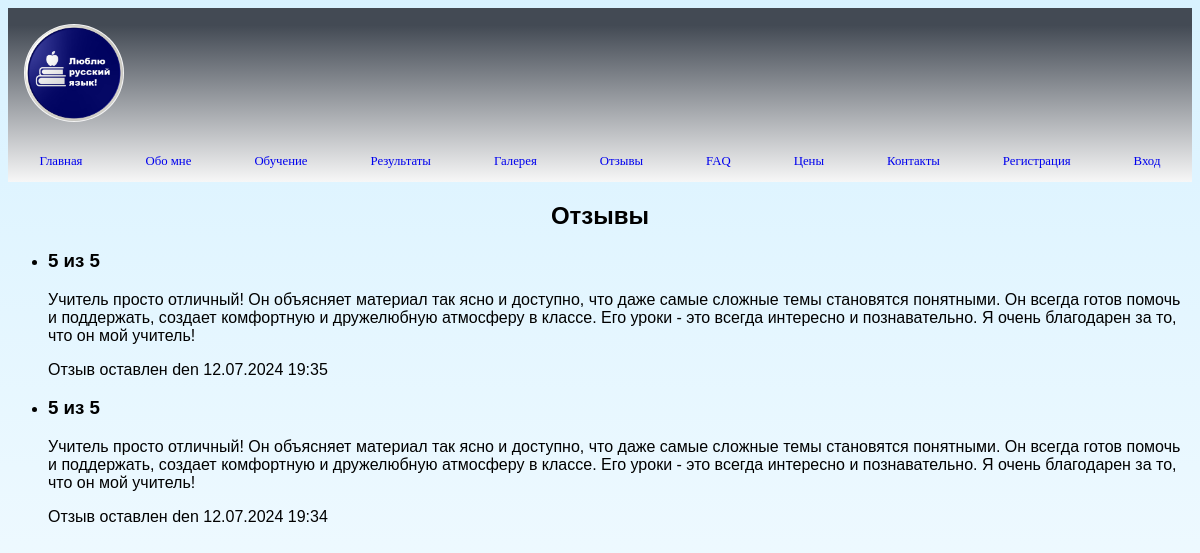
/review/, run on the app's committed database.
### site_anna/models.py (models this page shows, shortened)
class Review(models.Model):
    text = models.TextField(verbose_name="Текст отзыва")
    rating = models.IntegerField(
        verbose_name="Оценка",
        choices=[
            (1, "1"),
            (2, "2"),
            (3, "3"),
            (4, "4"),
            (5, "5"),
        ],
    )
    created_at = models.DateTimeField(auto_now_add=True, verbose_name="Дата создания")
    updated_at = models.DateTimeField(auto_now=True, verbose_name="Дата обновления")
    user = models.ForeignKey(
        "User", on_delete=models.CASCADE, verbose_name="Ползователь", unique=False
    )
    class Meta:
        verbose_name = "Отзыв"
        verbose_name_plural = "Отзывы"
        ordering = ["-created_at"]

class User(AbstractUser):
    email_validator = EmailValidator()
    phone_number = models.CharField(max_length=12, blank=True)
    email = models.EmailField(
        _("email address"),
        unique=False,
        blank=False,
        null=False,
        validators=[email_validator],
    )
    on_the_list = models.BooleanField(default=False)

### site_anna/views.py (the view)
# urls.py: path("review/", review, name="review"),
def review(request):
    if request.method == "POST":
        form = ReviewForm(request.POST)
        if form.is_valid():
            review = form.save(commit=False)
            review.user = request.user
            review.save()
            return redirect("review")  # or whatever URL you want to redirect to
    else:
        form = ReviewForm()
        reviews = Review.objects.all()
        context = {"reviews": reviews, "form": form}
    return render(request, "review.html", context)

### site_anna/templates/review.html (shortened to what this page needs)
{% extends 'main.html' %}
{% block content %}
  <h2>Отзывы</h2>
  {% if reviews %}
    <ul>
      {% for review in reviews %}
        <li>
          <h3>{{ review.rating }} из 5</h3>
          <p>{{ review.text }}</p>
          <p>Отзыв оставлен {{ review.user.username }} {{ review.created_at|date:'d.m.Y H:i' }}</p>
        </li>
      {% endfor %}
    </ul>
  {% else %}
    <h2>Нет отзывов</h2>
  {% endif %}
{% endblock %}

### site_anna/templates/main.html (style rules this page uses)
body { background: linear-gradient(to bottom, rgba(190, 233, 255, 0.6), rgba(255, 255, 255, 0.6)); }

### data on the page
Review: rating "5", text "Учитель просто отличный! Он объясняет материал так ясно и доступно, что даже самые сложные темы становятся понятными. Он всегда готов помочь и поддержать, создает комфортную и дружелюбную атмосферу в классе. Его уроки - это всегда интересно и познавательно. Я очень благодарен за то, что он мой учитель!", user.username "den", created_at "12.07.2024 19:35"
Review: rating "5", text "Учитель просто отличный! Он объясняет материал так ясно и доступно, что даже самые сложные темы становятся понятными. Он всегда готов помочь и поддержать, создает комфортную и дружелюбную атмосферу в классе. Его уроки - это всегда интересно и познавательно. Я очень благодарен за то, что он мой учитель!", user.username "den", created_at "12.07.2024 19:34"
